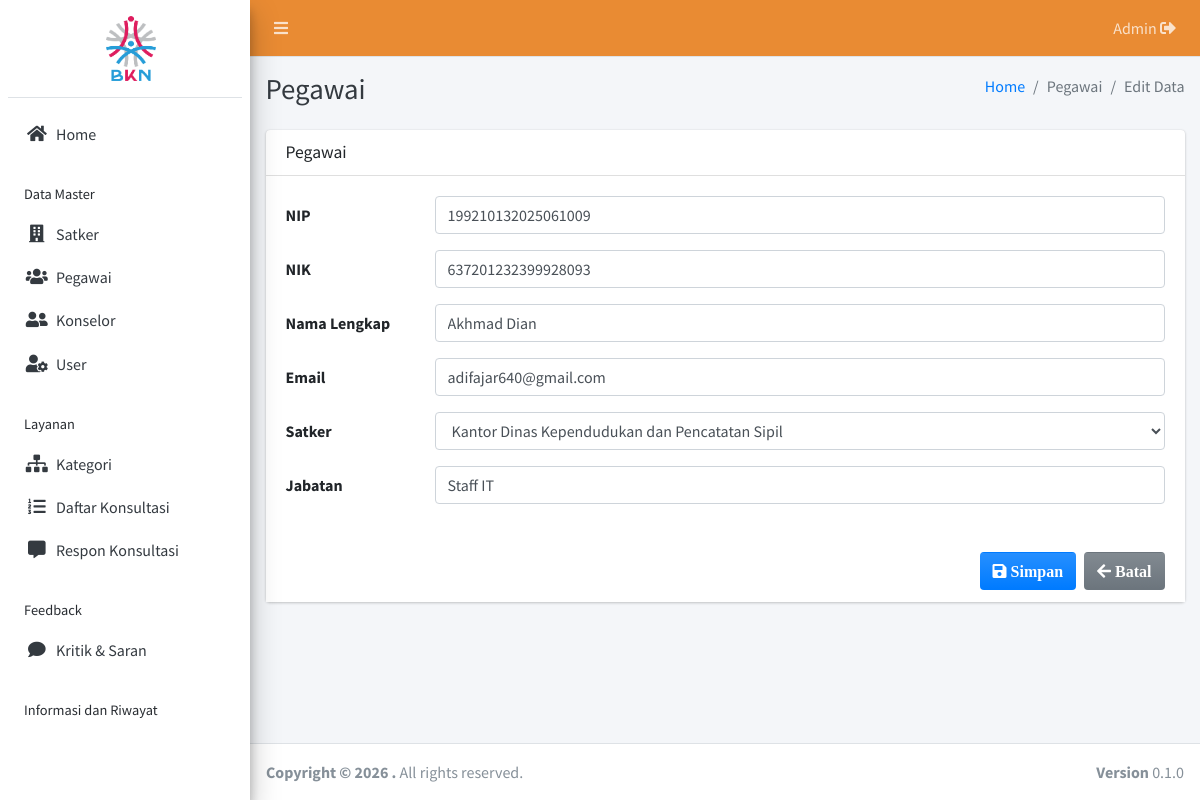
/admin/pegawai/edit.php?id=199210132025061009 (signed in), run on the app's committed database.
### tables this page shows
CREATE TABLE `pegawai` (
  `nip` varchar(25) NOT NULL,
  `nik` varchar(25) NOT NULL,
  `nama_lengkap` varchar(50) NOT NULL,
  `email` varchar(50) NOT NULL,
  `id_satker` varchar(50) NOT NULL,
  `jabatan` varchar(50) NOT NULL,
  `file_pendukung` varchar(255) DEFAULT NULL,
  `file_pendukung_name` varchar(255) DEFAULT NULL,
  PRIMARY KEY (`nip`),
  KEY `id_satker` (`id_satker`)
);

CREATE TABLE `satker` (
  `id_satker` varchar(100) NOT NULL,
  `satker` varchar(250) NOT NULL,
  `lokasi` text NOT NULL,
  PRIMARY KEY (`id_satker`)
);

### config/config.php (called while the page is built, shortened)
<?php
function base_url($url = null)
{
    $env_base = getenv('BASE_URL');
    if ($env_base && is_string($env_base) && trim($env_base) !== '') {
        $base = rtrim(trim($env_base), '/');
    } else {
        if (!empty($_SERVER['HTTP_X_FORWARDED_PROTO'])) {
            $scheme = $_SERVER['HTTP_X_FORWARDED_PROTO'];
        } else {
            $scheme = (!empty($_SERVER['HTTPS']) && $_SERVER['HTTPS'] !== 'off') || (isset($_SERVER['SERVER_PORT']) && $_SERVER['SERVER_PORT'] == 443)
                ? 'https'
                : 'http';
        }
        if (!empty($_SERVER['HTTP_HOST'])) {
            $base = $scheme . '://' . $_SERVER['HTTP_HOST'];
        } else {
            $base = 'http://konsultasi_bkn.test';
        }
        $base = rtrim($base, '/');
    }
    if ($url !== null && $url !== '') {
        return $base . '/' . ltrim($url, '/');
    }
    return $base;
}

### admin/pegawai/edit.php (the view, shortened to what this page needs)
<?php
require '../../config/config.php';
require '../../config/koneksi.php';
$id = isset($_GET['id']) ? $koneksi->real_escape_string($_GET['id']) : '';
$data = $koneksi->query("SELECT * FROM pegawai WHERE nip = '$id'");
$row = $data->fetch_assoc();
$satker = [];
$sql_satker = $koneksi->query("SELECT id_satker, satker FROM satker ORDER BY satker ASC");
while ($s = $sql_satker->fetch_assoc()) {
    $satker[] = $s;
}
?>
<!DOCTYPE html>
<html>
<?php include '../../templates/head.php'; ?>
<body class="hold-transition sidebar-mini layout-fixed">
    <div class="wrapper">
        <?php include '../../templates/navbar.php'; ?>
        <?php include '../../templates/sidebar.php'; ?>
        <div class="content-wrapper">
            <div class="content-header">
                <div class="container-fluid">
                    <div class="row mb-2">
                        <div class="col-sm-6">
                            <h1 class="m-0 text-dark">Pegawai</h1>
                        </div>
                        <div class="col-sm-6">
                            <ol class="breadcrumb float-sm-right">
                                <li class="breadcrumb-item"><a href="#">Home</a></li>
                                <li class="breadcrumb-item active">Pegawai</li>
                                <li class="breadcrumb-item active">Edit Data</li>
                            </ol>
                        </div>
                    </div>
                </div>
            </div>
            <section class="content">
                <div class="container-fluid">
                    <form class="form-horizontal" method="POST" action="" enctype="multipart/form-data">
                        <div class="row">
                            <div class="col-md-12">
                                <div class="card">
                                    <div class="card-header">
                                        <h3 class="card-title">Pegawai</h3>
                                    </div>
                                    <div class="card-body" style="background-color: white;">
                                        <div class="form-group row">
                                            <label class="col-sm-2 col-form-label">NIP</label>
                                            <div class="col-sm-10">
                                                <input type="text" class="form-control" name="nip" value="<?= htmlspecialchars($row['nip']) ?>" required>
                                            </div>
                                        </div>
                                        <div class="form-group row">
                                            <label class="col-sm-2 col-form-label">NIK</label>
                                            <div class="col-sm-10">
                                                <input type="text" class="form-control" name="nik" value="<?= htmlspecialchars($row['nik']) ?>" required>
                                            </div>
                                        </div>
                                        <div class="form-group row">
                                            <label class="col-sm-2 col-form-label">Nama Lengkap</label>
                                            <div class="col-sm-10">
                                                <input type="text" class="form-control" name="nama_lengkap" value="<?= htmlspecialchars($row['nama_lengkap']) ?>" required>
                                            </div>
                                        </div>
                                        <div class="form-group row">
                                            <label class="col-sm-2 col-form-label">Email</label>
                                            <div class="col-sm-10">
                                                <input type="email" class="form-control" name="email" value="<?= htmlspecialchars($row['email']) ?>" required>
                                            </div>
                                        </div>
                                        <div class="form-group row">
                                            <label class="col-sm-2 col-form-label">Satker</label>
                                            <div class="col-sm-10">
                                                <select class="form-control" name="id_satker" required>
                                                    <?php foreach ($satker as $s): ?>
                                                        <option value="<?= htmlspecialchars($s['id_satker']) ?>" <?= $row['id_satker'] == $s['id_satker'] ? 'selected' : '' ?>>
                                                            <?= htmlspecialchars($s['satker']) ?>
                                                        </option>
                                                    <?php endforeach; ?>
                                                </select>
                                            </div>
                                        </div>
                                        <div class="form-group row">
                                            <label class="col-sm-2 col-form-label">Jabatan</label>
                                            <div class="col-sm-10">
                                                <input type="text" class="form-control" name="jabatan" value="<?= htmlspecialchars($row['jabatan']) ?>" required>
                                            </div>
                                        </div>
                                    </div>
                                    <div class="card-footer" style="background-color: white;">
                                        <a href="<?= base_url('admin/pegawai/') ?>" class="btn bg-gradient-secondary float-right"><i class="fa fa-arrow-left"> Batal</i></a>
                                        <button type="submit" name="submit" class="btn bg-gradient-primary float-right mr-2"><i class="fa fa-save"> Simpan</i></button>
                                    </div>
                                </div>
                            </div>
                        </div>
                    </form>
                </div>
            </section>
        </div>
        <?php include_once "../../templates/footer.php"; ?>
    </div>
</body>
</html>

### data on the page
pegawai: nip "199210132025061009", nik "637201232399928093", nama_lengkap "Akhmad Dian", email "adifajar640@gmail.com", id_satker "Kantor Dinas Kependudukan dan Pencatatan Sipil", jabatan "Staff IT"

### other printed values
$_SESSION['role'] "Admin"
